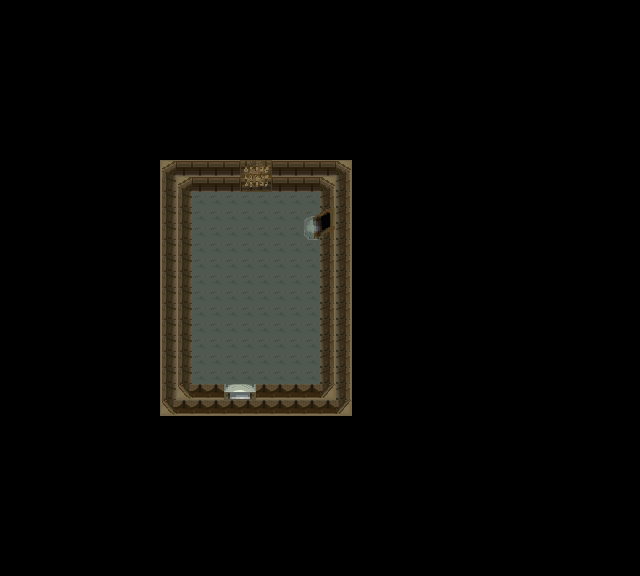

This game map was drawn from its Tiled (.tmx) file and the tilesets committed beside it. A one-line description and the trimmed map source follow:
An orthogonal 40x36 tile map with 16x16 px tiles, 6 tile layers (Grass, Walkable, Walkable, Collisions, ...).

<map version="1.0" orientation="orthogonal" width="40" height="36" tilewidth="16" tileheight="16">
 <properties>
  <property name="dayPokemonChances" value="" />
  <property name="dayPokemonLevels" value="" />
  <property name="fishPokemonChances" value="" />
  <property name="fishPokemonLevels" value="" />
  <property name="isCave" value="true" />
  <property name="nightPokemonChances" value="" />
  <property name="nightPokemonLevels" value="" />
  <property name="pvp" value="disabled" />
  <property name="waterPokemonChances" value="" />
  <property name="waterPokemonLevels" value="" />
  <property name="wildProbability" value="7" />
  <property name="xOffsetModifier" value="0" />
  <property name="yOffsetModifier" value="0" />
 </properties>
 <tileset firstgid="1" source="Sinnoh Ruins Set.tsx" />
 <layer name="Grass" width="40" height="36">
  <data>[1440 cells, 192 non-empty, 1 distinct tile ids]</data>
 </layer>
 <layer name="Walkable" width="40" height="36">
  <data>[1440 cells, 2 non-empty, 1 distinct tile ids]</data>
 </layer>
 <layer name="Walkable" width="40" height="36">
  <data>[1440 cells, 4 non-empty, 4 distinct tile ids]</data>
 </layer>
 <layer name="Collisions" width="40" height="36">
  <data>[1440 cells, 92 non-empty, 8 distinct tile ids]</data>
 </layer>
 <layer name="Collisions" width="40" height="36">
  <data>[1440 cells, 4 non-empty, 4 distinct tile ids]</data>
 </layer>
 <layer name="WalkBehind" width="40" height="36">
  <data>[1440 cells, 2 non-empty, 2 distinct tile ids]</data>
 </layer>
</map>
